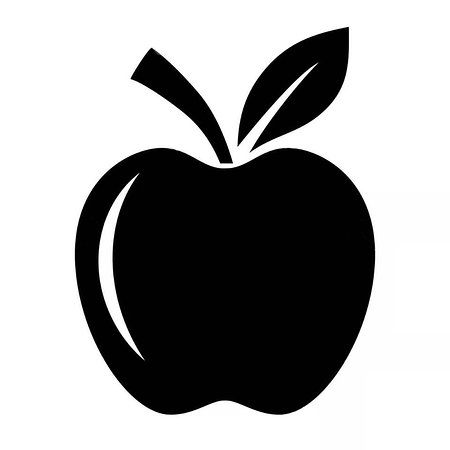
%> input picture MorfMat2/Apple.jpg, 450 x 450 px
$ octave S6_RegionProps.m   (GNU Octave 9; MATLAB toolbox functions it lacks are replaced by stand-ins)
%> lines starting %> are read from the running program, lines starting %| are printed output that depends on the picture; in (x1, y1, x2, y2) boxes, pixels count from 0 and x2, y2 are one past the last pixel; in counts of white or black regions, pixels touching at a corner belong together; the program's own positions count from 1
clc
close all
clear
                                  % regionprops.m
  i1 = imread('Apple.jpg');
%> i1 is the input picture: size 450x450x3 uint8; min 0, max 255, mean 160.9
  i1 = rgb2gray(i1);
%> i1: size 450x450 uint8
  i1 = imbinarize(i1);
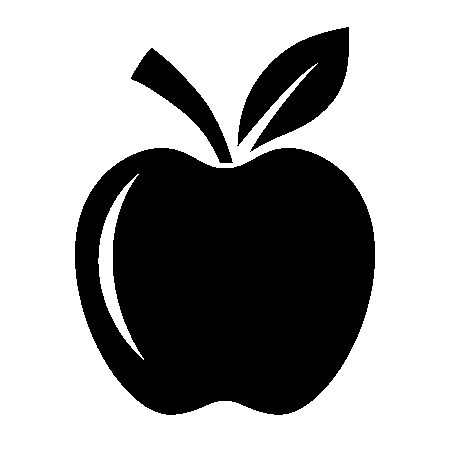
%> i1: size 450x450 logical; 63% white; 3 black regions, box (x1, y1, x2, y2) and area: (75, 148, 375, 415) 64539, (237, 27, 349, 152) 7163, (131, 48, 233, 163) 3244

  i2 = imread('Pear.jpg');
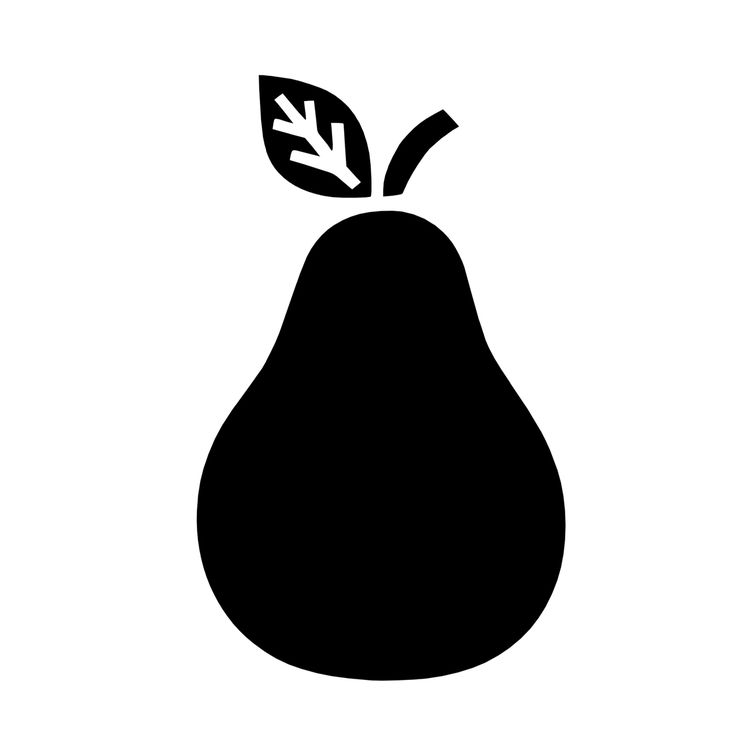
%> input picture MorfMat2/Pear.jpg, 736 x 736 px
%> i2 is the input picture: size 736x736x3 uint8; min 0, max 255, mean 191.8
  i2 = rgb2gray(i2);
%> i2: size 736x736 uint8
  i2 = imbinarize(i2);
%> i2: size 736x736 logical; 75.2% white; 3 black regions, box (x1, y1, x2, y2) and area: (197, 211, 566, 681) 124356, (259, 75, 371, 198) 7397, (383, 110, 459, 196) 2465

       figure,subplot(1,2,1),colormap('gray'),imagesc(i1),pbaspect([1 1 1]);
            subplot(1,2,2),colormap('gray'),imagesc(i2),pbaspect([1 1 1]);


%% Etapa 1: remoción de ROI no relevantes para caracterización
% Proponga una secuencia de instrucciones para dejar solamente las ROI más
% grandes de cada imagen. Use para este propósito imlabel.m o bwconncomp.m

nada = bwconncomp(i1); % 1956 - ROI dentro de la manzana
%> nada = 2 connected components
jojo = bwconncomp(i2); % 2886  - ROI dentro de la hoja de la pera
%> jojo = 2 connected components

  i1 = bwareaopen(i1,2000);  % Borrar la región interior dentro de la manzana.
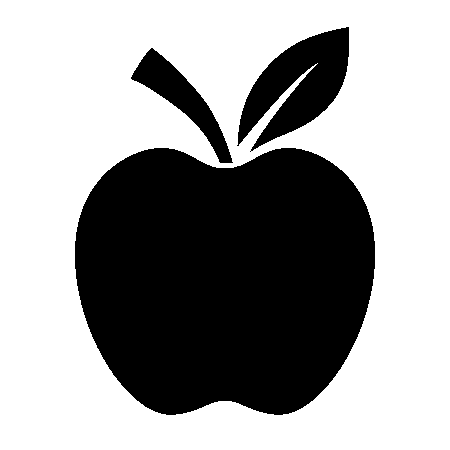
%> i1: size 450x450 logical; 62% white; 3 black regions, box (x1, y1, x2, y2) and area: (75, 148, 375, 415) 66495, (237, 27, 349, 152) 7163, (131, 48, 233, 163) 3244
  i2 = bwareaopen(i2,3000);
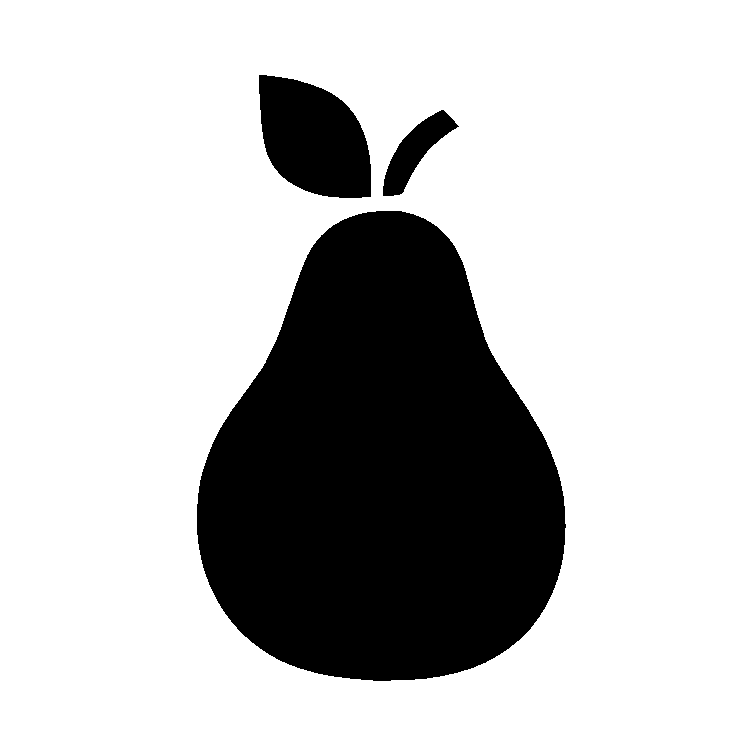
%> i2: size 736x736 logical; 74.7% white; 3 black regions, box (x1, y1, x2, y2) and area: (197, 211, 566, 681) 124356, (259, 75, 371, 198) 10283, (383, 110, 459, 196) 2465

  i1 = ~i1;
  i2 = ~i2;


nada = bwconncomp(i1); % Objetos en imagen Apple.jpg : 66495 3244 y 7163
%> nada = 3 connected components
jojo = bwconncomp(i2); % Objetos en imagen Pear.jpg  : 124356 10283 y 2465
%> jojo = 3 connected components

  i1 = bwareaopen(i1,60000);
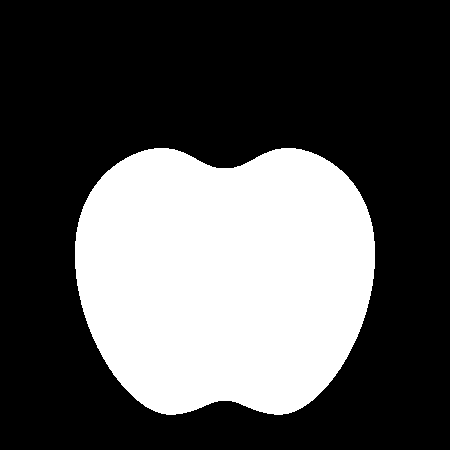
%> i1: size 450x450 logical; 32.8% white; 1 white region, box (x1, y1, x2, y2) and area: (75, 148, 375, 415) 66495
  i2 = bwareaopen(i2,12000);
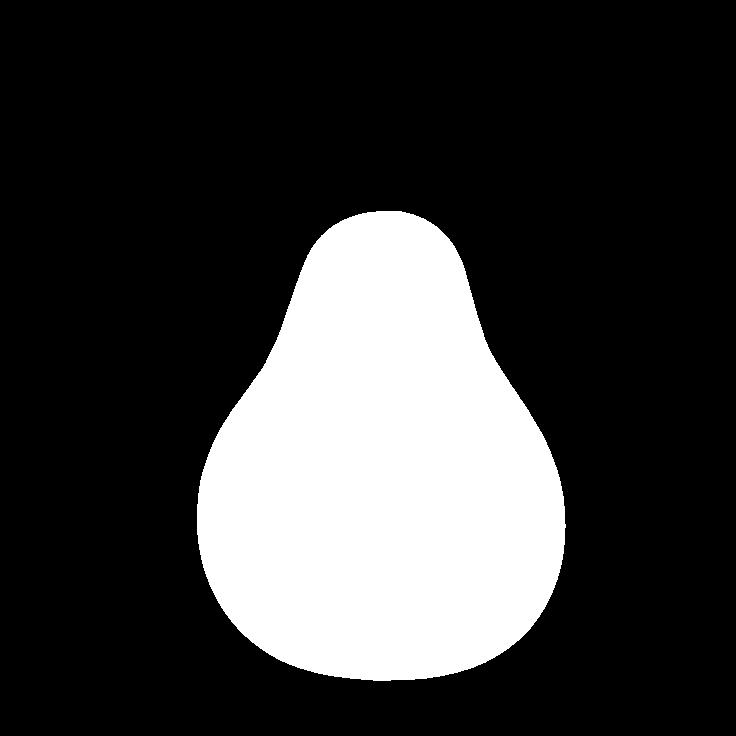
%> i2: size 736x736 logical; 23% white; 1 white region

%% Etapa 2: caracterización
% Extraiga un vector con 3 características para cada silueta.

       figure,subplot(1,2,1),colormap('gray'),imagesc(i1),pbaspect([1 1 1]);
            subplot(1,2,2),colormap('gray'),imagesc(i2),pbaspect([1 1 1]);

% Circularidad de las dos imágenes
circApple = regionprops(i1,'Circularity')
%> circApple = {Circularity 0.921}
 circPear = regionprops(i2,'Circularity')
%> circPear = {Circularity 0.893}

%% Etapa 3: Caracterización extendida
% Opciones disponibles: centroid
%                       circularity
%                       MajorAxisLength
%                       MinorAxisLength
%                       Orientation
%                       Perimeter
%                       Area
%
%                       Extent:	    Ratio of pixels in the region to pixels
%                                   in the total bounding box, returned as
%                                   a scalar. Computed as the Area divided
%                                   by the area of the bounding box.


% Bounding box - imagen manzana
bbApple = regionprops(i1);
%> bbApple = 1 region; box (x1, y1, x2, y2), Area and Centroid: (75, 148, 375, 415) 66495 [225.5 278.4]
          figure,colormap('gray'),imagesc(i1);
          rectangle('Position',[bbApple.BoundingBox(1),bbApple.BoundingBox(2),bbApple.BoundingBox(3),...
                                bbApple.BoundingBox(4)],'EdgeColor','r','LineWidth',2);
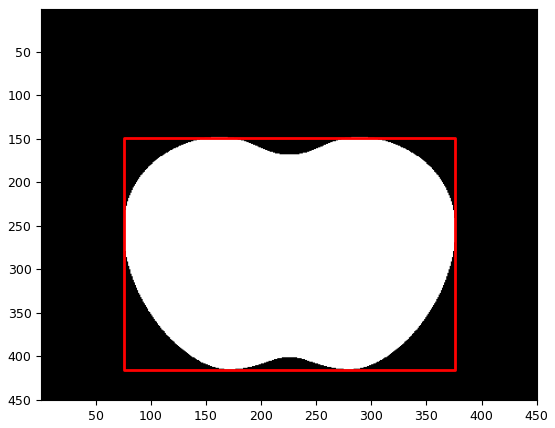
%> figure redrawn from the program's plot data
